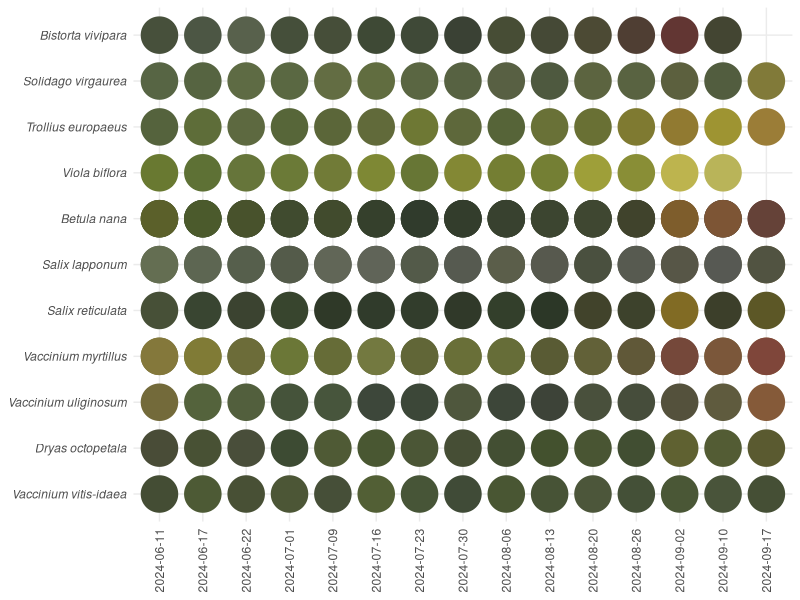
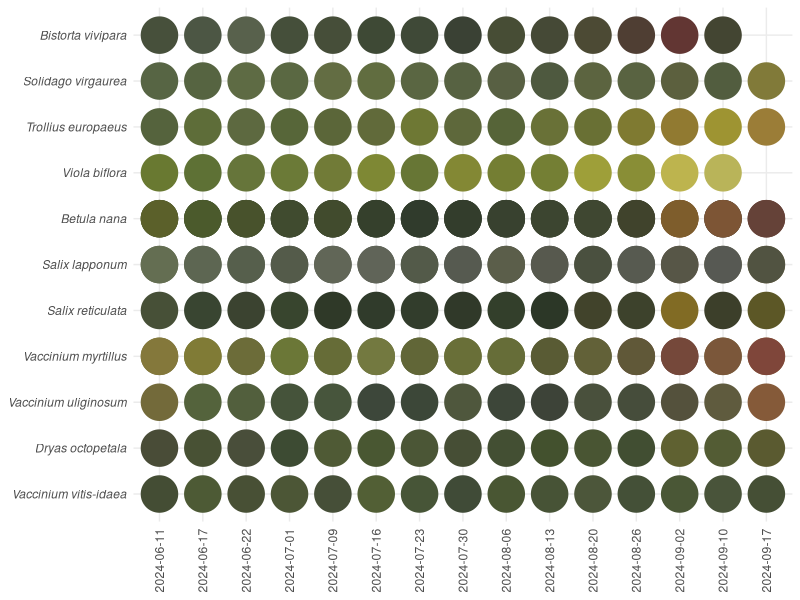
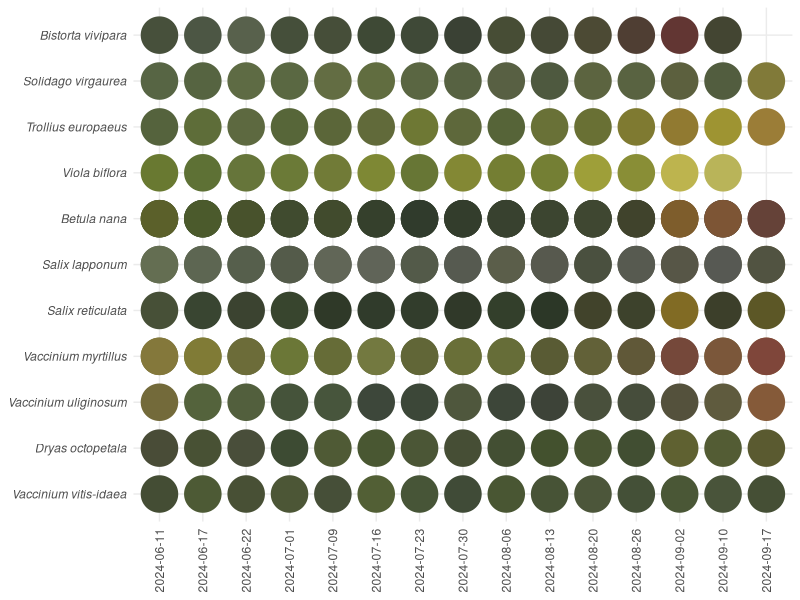

Generate these figures, in order, with R:
library(tidyverse)

Sys.setlocale("LC_TIME", "English")

d <- read_csv("data/Seasonal_traits_microclim.csv")

d <- d %>% 
  select(site, date, species, leaf_area, R, G, B) %>% 
  mutate(date = as.Date(ifelse(date == "2024-07-24", as.Date("2024-07-23"), date)),
         date = as.Date(ifelse(date == "2024-08-05", as.Date("2024-08-06"), date)),
         date = as.Date(ifelse(date == "2024-09-09", as.Date("2024-09-10"), date))) %>% 
  mutate(species = factor(species, levels = c("Bistorta vivipara",
                                              "Solidago virgaurea",
                                              "Trollius europaeus",
                                              "Viola biflora",
                                              "Betula nana",
                                              "Salix lapponum",
                                              "Salix reticulata",
                                              "Vaccinium myrtillus",
                                              "Vaccinium uliginosum",
                                              "Dryas octopetala",
                                              "Vaccinium vitis-idaea")))

unique(d$date) %>% sort

d %>% 
  group_by(site, date, species) %>% 
  summarise(across(c(leaf_area, R, G, B), ~mean(.x, na.rm = TRUE)))

d$rgb <- rgb(d$R, d$G, d$B)

d %>% 
  ggplot(aes(y = species, x = as.character(date))) +
  geom_point(size = 12, col = d$rgb) +
  theme_minimal() +
  theme(axis.text.x = element_text(angle = 90, vjust = 0.5, hjust=1),
        axis.text.y = element_text(face = "italic")) +
  ylab(NULL) + xlab(NULL) +
  scale_y_discrete(limits=rev)
ggsave("figures/leaf_colors.pdf", width = 7, height = 5)
ggsave("figures/leaf_colors.jpg", width = 7, height = 5)
